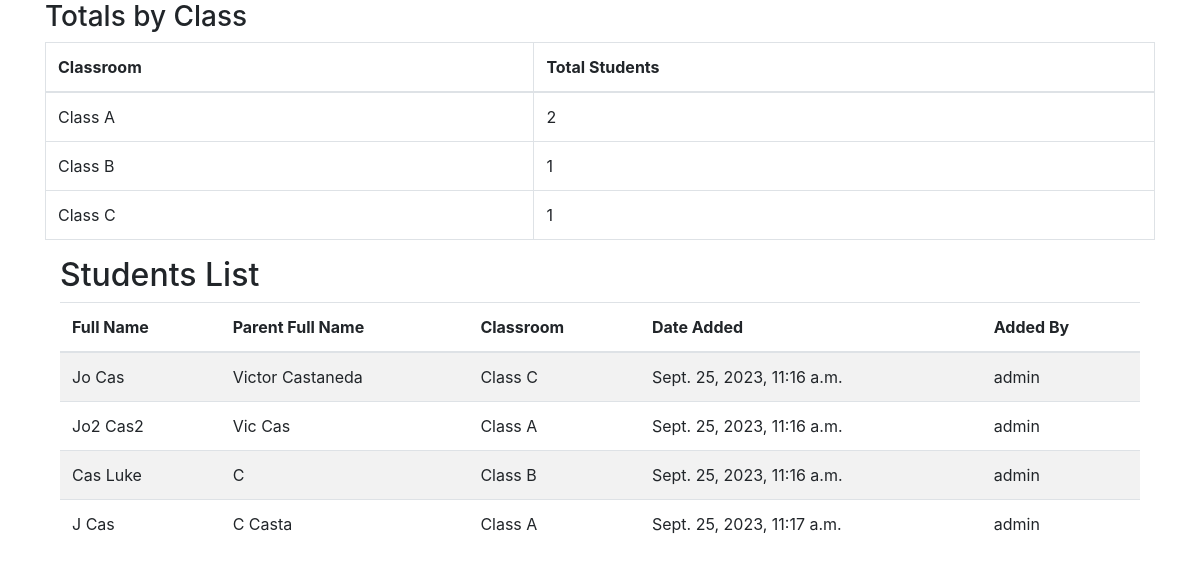
/list-students/ (signed in), run on an earlier commit of the app's database.
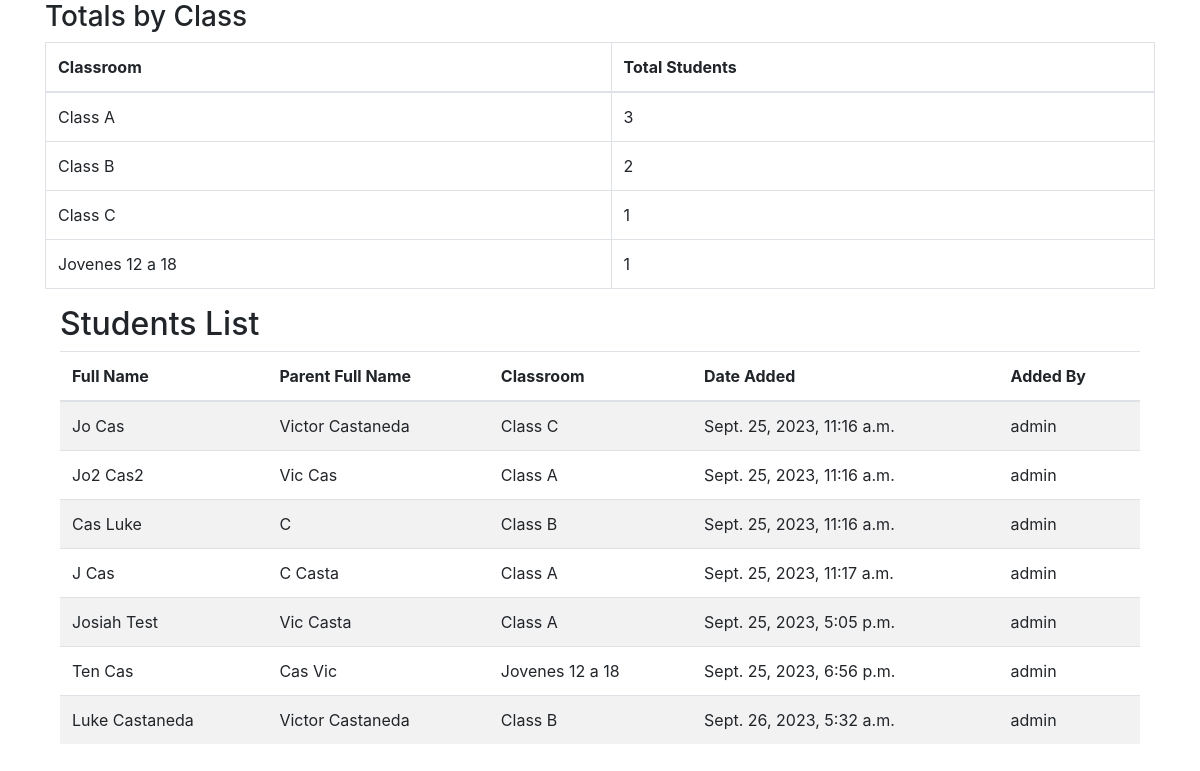
And on a later commit of the database.
### classApp/models.py (models this page shows, shortened)
class Classroom(models.Model):
    name = models.CharField(max_length=255, unique=True)
    created_by = models.ForeignKey(User, on_delete=models.CASCADE)
    created_at = models.DateTimeField(auto_now_add=True)

class Student(models.Model):
    parent_full_name = models.CharField(max_length=255)
    first_name = models.CharField(max_length=100)
    last_name = models.CharField(max_length=100)
    student_id = models.PositiveIntegerField(unique=True, validators=[MinValueValidator(1), MaxValueValidator(999)])
    classroom = models.ForeignKey('Classroom', on_delete=models.CASCADE)
    added_by = models.ForeignKey(User, on_delete=models.CASCADE)
    added_on = models.DateTimeField(auto_now_add=True)

### classApp/views.py (the view)
# urls.py: path('list-students/', views.list_students, name='list_students'),
@login_required
def list_students(request):
    students = Student.objects.all()
    class_counts = Student.objects.values('classroom__name').annotate(total_students=Count('classroom'))
    return render(request, 'list_students.html', {'students': students, 'class_counts': class_counts})

### classApp/templates/list_students.html
{% extends 'base.html' %}
{% block content %}
<h3>Totals by Class</h3>
<table class="table table-bordered">
    <thead>
        <tr>
            <th>Classroom</th>
            <th>Total Students</th>
        </tr>
    </thead>
    <tbody>
        {% for class_count in class_counts %}
        <tr>
            <td>{{ class_count.classroom__name }}</td>
            <td>{{ class_count.total_students }}</td>
        </tr>
        {% endfor %}
    </tbody>
</table>
<div class="container">
    <h2>Students List</h2>
    <table class="table table-striped">
        <thead>
            <tr>
                <th>Full Name</th>
                <th>Parent Full Name</th>
                <th>Classroom</th>
                <th>Date Added</th>
                <th>Added By</th>
            </tr>
        </thead>
        <tbody>
            {% for student in students %}
            <tr>
                <td>{{ student.first_name }} {{ student.last_name }}</td>
                <td>{{ student.parent_full_name }}</td>
                <td>{{ student.classroom.name }}</td>
                <td>{{ student.added_on }}</td>
                <td>{{ student.added_by.username }}</td>
            </tr>
            {% endfor %}
        </tbody>
    </table>
</div>
{% endblock %}

### classApp/templates/base.html (shortened to what this page needs)
<!DOCTYPE html>
<html lang="en">
<head>
    <link href="https://maxcdn.bootstrapcdn.com/bootstrap/4.5.2/css/bootstrap.min.css" rel="stylesheet">
    <link rel="stylesheet" href="https://stackpath.bootstrapcdn.com/bootstrap/4.5.2/css/bootstrap.min.css">
     <link rel="stylesheet" href="https://stackpath.bootstrapcdn.com/bootstrap/4.5.2/css/bootstrap.min.css">
</head>
<body>
    <div class="container">
        {% block content %}
        {% endblock %}
    </div>
</body>
</html>

What changed in the data, as far as the page shows it:
computed for Classroom "Class A": total_students "2" → "3"
computed for Classroom "Class B": total_students "1" → "2"
added Classroom: classroom__name "Jovenes 12 a 18", total_students "1"
added Student: first_name "Josiah", last_name "Test", parent_full_name "Vic Casta", classroom.name "Class A", added_on "Sept. 25, 2023, 5:05 p.m.", added_by.username "admin"
added Student: first_name "Ten", last_name "Cas", parent_full_name "Cas Vic", classroom.name "Jovenes 12 a 18", added_on "Sept. 25, 2023, 6:56 p.m.", added_by.username "admin"
added Student: first_name "Luke", last_name "Castaneda", parent_full_name "Victor Castaneda", classroom.name "Class B", added_on "Sept. 26, 2023, 5:32 a.m.", added_by.username "admin"
